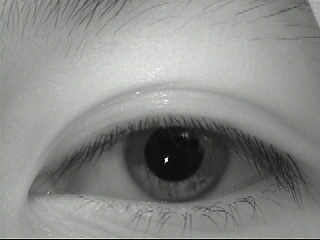
#> input picture modules/iris/Br.bmp, 320 x 240 px
$ jupyter execute --allow-errors iris.ipynb   (shell and % lines are left out)   (older library calls are emulated)
#> lines starting #> are read from the running program, lines starting #| are printed output that depends on the picture; after the words box and inside, x2 and y2 are one past the last pixel; in counts of white or black regions, pixels touching at a corner belong together
[cell 1]
import zipfile
import os
import shutil

# Đường dẫn file zip
zip_path = "iris.zip"

# Thư mục tạm để giải nén
temp_extract = "iris_temp_extract"

# Thư mục đích
target_dir = "mong mat"

# Bước 1: Giải nén file zip vào thư mục tạm
#> (the rest of this cell did not finish here and is left out)

[cell 2]
import cv2
import os
import matplotlib.pyplot as plt

# ==== CÀI ĐẶT ====
dataset_dir = "mong mat"        # thư mục chứa dataset
query_image_path = "Br.bmp"  # ảnh truy vấn (.bmp)
match_threshold = 10            # ngưỡng điểm ảnh trùng tối thiểu để coi là "giống"

# ==== ĐỌC ẢNH TRUY VẤN ====
query_img = cv2.imread(query_image_path, cv2.IMREAD_GRAYSCALE)
if query_img is None:
    raise FileNotFoundError(f"⚠️ Không tìm thấy ảnh '{query_image_path}'. Hãy đặt ảnh .bmp cạnh notebook.")

# ==== KHỞI TẠO SIFT ====
sift = cv2.SIFT_create()

# ==== TRÍCH XUẤT ĐẶC TRƯNG ẢNH TRUY VẤN ====
kp1, des1 = sift.detectAndCompute(query_img, None)
#> kp1 = 46 keypoints; strongest (x, y, size): (166, 160, 2.5), (66, 172, 33.2), (274, 165, 30.3), (164, 105, 20.2)
print(f"📸 Ảnh truy vấn: {query_image_path}")
print(f"   → Số điểm đặc trưng (keypoints): {len(kp1)}\n")
#|    → Số điểm đặc trưng (keypoints): 46

# ==== KHỞI TẠO BFMatcher ====
bf = cv2.BFMatcher()

best_match_name = None
best_match_count = 0
best_good_matches = []
best_img = None
best_kp2 = None

# ==== DUYỆT CÁC ẢNH .bmp TRONG DATASET ====
for filename in os.listdir(dataset_dir):
    if not filename.lower().endswith(".bmp"):
        continue

    path = os.path.join(dataset_dir, filename)
    img = cv2.imread(path, cv2.IMREAD_GRAYSCALE)
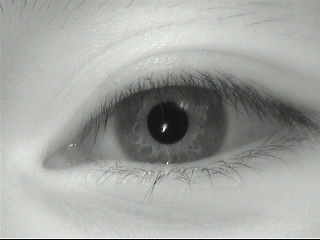
#> input picture modules/iris/mong mat/Duong Ngo Nhat Minh left. (1).bmp, 320 x 240 px
    if img is None:
        continue

    # Trích đặc trưng
    kp2, des2 = sift.detectAndCompute(img, None)
#> kp2 = 41 keypoints; strongest (x, y, size): (168, 118, 67.5), (78, 146, 28.5), (80, 180, 21.2), (108, 140, 12.9)
    if des2 is None:
        print(f"⚠️ Ảnh {filename} không có đặc trưng SIFT, bỏ qua.")
        continue

    # So khớp
    matches = bf.knnMatch(des1, des2, k=2)
#> matches = 46 matches
    good = [m for m, n in matches if m.distance < 0.75 * n.distance]
#> good = 6 matches

    # In thông tin từng ảnh
    print(f"🖼️ Ảnh so khớp: {filename}")
    print(f"   → Keypoints trong ảnh dataset: {len(kp2)}")
#|    → Keypoints trong ảnh dataset: 41
    print(f"   → Số điểm trùng (good matches): {len(good)}\n")
#|    → Số điểm trùng (good matches): 6

    # Cập nhật nếu tốt nhất
    if len(good) > best_match_count:
        best_match_count = len(good)
#> best_match_count = 6
        best_match_name = filename
        best_good_matches = good
#> best_good_matches = 6 matches
        best_img = img
        best_kp2 = kp2
#> best_kp2 has the same summary as kp2

# ==== KẾT QUẢ ====
if best_match_name:
    print("🔍 Tổng kết:")
    print(f"   → Ảnh giống nhất: {best_match_name}")
    print(f"   → Số điểm trùng cao nhất: {best_match_count}")
#|    → Số điểm trùng cao nhất: 6

    if best_match_count >= match_threshold:
        print(f"✅ Hai ảnh được coi là **GIỐNG NHAU** (≥ {match_threshold} điểm trùng)")

        # Hiển thị kết quả
        result = cv2.drawMatches(
            query_img, kp1,
            best_img, best_kp2,
            best_good_matches, None,
            flags=cv2.DrawMatchesFlags_NOT_DRAW_SINGLE_POINTS
        )
        plt.figure(figsize=(12, 6))
        plt.imshow(result[..., ::-1])
        plt.title(f"Giống nhất: {best_match_name} ({best_match_count} matches)")
        plt.axis("off")
        plt.show()
    else:
        print(f"❌ Hai ảnh được coi là **KHÁC NHAU** (< {match_threshold} điểm trùng)")
else:
    print("❌ Không tìm thấy ảnh nào trùng đặc trưng đủ tốt.")

[cell 3]
import cv2
import numpy as np
import os
from scipy import ndimage
import matplotlib.pyplot as plt

# === ĐƯỜNG DẪN ===
dataset_dir = "mong mat"
query_image_path = "Dr.bmp"

# === CÁC THAM SỐ CÓ THỂ TINH CHỈNH ===

# --- Tham số xóa đốm sáng ---
REFLECTION_THRESH = 230
# --- Tham số tìm Pupil (Threshold + Contour) ---

# SỬA LỖI: Tăng ngưỡng pupil để bắt được tròng đen "xám"
PUPIL_THRESH = 85 # Tăng từ 60 -> 85
PUPIL_MIN_AREA = 800 # Diện tích contour tối thiểu
PUPIL_MAX_AREA = 18000 # Diện tích contour tối đa

# --- Tham số tìm Iris (Multi-Canny Scan) ---
# Một danh sách các cặp ngưỡng Canny để thử. Sẽ chọn kết quả tốt nhất.
CANNY_THRESHOLDS = [
    (30, 80),  # Mặc định
    (20, 60),  # Dành cho ảnh mờ hơn
    (40, 100), # Dành cho ảnh rõ nét hơn
    (50, 120), # Dành cho ảnh rất rõ
]
IRIS_RADIUS_MIN_OFFSET = 20  # Bán kính iris nhỏ nhất so với pupil

# SỬA LỖI: Mở rộng dải quét mống mắt
IRIS_RADIUS_MAX_OFFSET = 110 # Tăng từ 80 -> 110

IRIS_RADIUS_STEP = 1         # Bước nhảy khi quét
IRIS_SCAN_POINTS = 360       # Số điểm quét trên mỗi vòng tròn (tăng để chính xác hơn)
IRIS_CONTOUR_VOTE_RANGE = 3  # Phạm vi pixel xung quanh đường quét để tính vote

# --- Tham số Gabor & So khớp ---
NORM_RADIALS = 64
NORM_ANGLES = 512
HAMMING_MATCH_THRESHOLD = 0.45 # Ngưỡng Hamming (có thể nới lỏng nhẹ nếu cần)

# === HẾT THAM SỐ ===


# === HÀM XỬ LÝ CHÍNH ===

def remove_specular_reflections(img_gray):
    """
    Xóa đốm sáng bằng inpainting và làm mờ cục bộ.
    """
    img_blur = cv2.medianBlur(img_gray, 5)
    _, mask = cv2.threshold(img_blur, REFLECTION_THRESH, 255, cv2.THRESH_BINARY)
    mask = cv2.dilate(mask, np.ones((5, 5), np.uint8), iterations=2)
    img_inpainted = cv2.inpaint(img_gray, mask, inpaintRadius=5, flags=cv2.INPAINT_TELEA)
    img_final = cv2.bilateralFilter(img_inpainted, 9, 75, 75)
    return img_final


def detect_iris_boundaries(img):
    """
    Robust detection:
    - Try HoughCircles for pupil; fallback to contour.
    - Try HoughCircles for iris; fallback to multi-canny voting with small allowed center shift.
    Returns:
      pupil_out = (x_pupil, y_pupil, r_pupil)
      iris_out  = (x_iris,  y_iris,  r_iris)
    """
    if len(img.shape) > 2:
        img_gray = cv2.cvtColor(img, cv2.COLOR_BGR2GRAY)
    else:
        img_gray = img.copy()
    h, w = img_gray.shape

    # Pre-clean reflections for robustness
    img_clean = remove_specular_reflections(img_gray)

    # --- Try HoughCircles for pupil (preferred) ---
    pupil_found = False
    cx = w // 2; cy = h // 2; r_pupil = 40.0

    img_blur = cv2.GaussianBlur(img_clean, (7, 7), 2)

    minR = max(6, int(min(h, w) * 0.02))
    maxR = max(20, int(min(h, w) * 0.18))
    try:
        circles = cv2.HoughCircles(img_blur, cv2.HOUGH_GRADIENT, dp=1.5, minDist=20,
                                   param1=80, param2=28, minRadius=minR, maxRadius=maxR)
    except Exception:
        circles = None

    if circles is not None and len(circles[0]) > 0:
        # select the darkest circle (low mean intensity inside)
        best = None; best_mean = 1e9
        for c in circles[0]:
            x, y, r = c
            xi, yi, ri = int(round(x)), int(round(y)), max(1, int(round(r)))
            mask = np.zeros_like(img_gray, dtype=np.uint8)
            cv2.circle(mask, (xi, yi), max(2, ri//2), 255, -1)
            mean = cv2.mean(img_gray, mask=mask)[0]
            if mean < best_mean:
                best_mean = mean; best = (x, y, r)
        if best is not None:
            cx, cy, r_pupil = float(best[0]), float(best[1]), float(best[2])
            pupil_found = True

    # --- Fallback: contour-based pupil detection ---
    if not pupil_found:
        img_pupil_blur = cv2.medianBlur(img_clean, 5)
        _, thresh = cv2.threshold(img_pupil_blur, PUPIL_THRESH, 255, cv2.THRESH_BINARY_INV)
        kernel = np.ones((5,5), np.uint8)
        thresh = cv2.morphologyEx(thresh, cv2.MORPH_CLOSE, kernel, iterations=2)
        contours, _ = cv2.findContours(thresh, cv2.RETR_EXTERNAL, cv2.CHAIN_APPROX_SIMPLE)
        best_contour = None; max_area = 0
        for c in contours:
            area = cv2.contourArea(c)
            if PUPIL_MIN_AREA < area < PUPIL_MAX_AREA and area > max_area:
                max_area = area; best_contour = c
        if best_contour is not None:
            (x, y), r = cv2.minEnclosingCircle(best_contour)
            cx, cy, r_pupil = float(x), float(y), float(r)
        else:
            # final fallback center
            cx, cy, r_pupil = float(w//2), float(h//2), 40.0
            print(f"⚠️ Fallback pupil for {query_image_path}: center {(cx,cy)}, r {r_pupil}")

    # --- Iris search: try HoughCircles first ---
    r_min = int(r_pupil + IRIS_RADIUS_MIN_OFFSET)
    r_max = int(min(min(w, h) // 2 - 5, r_pupil + IRIS_RADIUS_MAX_OFFSET))
    if r_min >= r_max:
        r_min = int(r_pupil + 20)
        r_max = int(r_pupil + 80)
    iris_found = False
    iris_r = r_min + 40
    try:
        img_iris_blur = cv2.GaussianBlur(img_clean, (9,9), 3)
        circles_iris = cv2.HoughCircles(img_iris_blur, cv2.HOUGH_GRADIENT, dp=1.2, minDist=50,
                                        param1=80, param2=30, minRadius=max(10, r_min),
                                        maxRadius=min(int(r_max), int(min(w,h)//2 - 5)))
    except Exception:
        circles_iris = None

    if circles_iris is not None and len(circles_iris[0]) > 0:
        # pick the circle closest to pupil center
        best_irc = None; best_d = 1e9
        for cc in circles_iris[0]:
            ix, iy, ir = cc
            d = np.hypot(ix - cx, iy - cy)
            if d < best_d:
                best_d = d; best_irc = (ix, iy, ir)
        if best_irc is not None:
            iris_r = float(best_irc[2])
            # allow separate center for iris if Hough suggests it (use its center)
            iris_cx = float(best_irc[0]); iris_cy = float(best_irc[1])
            iris_found = True
        else:
            iris_cx, iris_cy = cx, cy
    else:
        iris_cx, iris_cy = cx, cy

    # --- If iris Hough failed, perform multi-canny voting (with small center shift) ---
    if not iris_found:
        edges_comb = np.zeros_like(img_gray)
        for low, high in CANNY_THRESHOLDS:
            e = cv2.Canny(cv2.GaussianBlur(img_clean, (5,5), 1), low, high)
            edges_comb = cv2.bitwise_or(edges_comb, e)

        best_votes = -1
        best_r = max(r_min, int(r_pupil + IRIS_RADIUS_MIN_OFFSET))
        best_center = (cx, cy)

        # precompute angles
        angles = np.linspace(0, 2*np.pi, max(180, IRIS_SCAN_POINTS), endpoint=False)
        cos_t = np.cos(angles); sin_t = np.sin(angles)

        # allow small center shift window (reduces chance of always using pupil center)
        center_window = range(-6, 7, 2)  # -6,-4,-2,0,2,4,6

        for r in range(r_min, r_max, max(1, IRIS_RADIUS_STEP)):
            # sample points for each candidate center
            for dx in center_window:
                for dy in center_window:
                    cx_cand = cx + dx
                    cy_cand = cy + dy
                    xs = np.clip((cx_cand + r * cos_t).astype(np.int32), 0, w-1)
                    ys = np.clip((cy_cand + r * sin_t).astype(np.int32), 0, h-1)
                    votes = np.sum(edges_comb[ys, xs] > 0)
                    if votes > best_votes:
                        best_votes = votes
                        best_r = r
                        best_center = (cx_cand, cy_cand)

        iris_r = float(best_r)
        iris_cx, iris_cy = float(best_center[0]), float(best_center[1])

    # Post checks
    if iris_r <= r_pupil + 10:
        iris_r = float(r_pupil + 40.0)
    if iris_r > min(w,h)//2:
        iris_r = float(min(w,h)//2 - 5)

    pupil_out = (int(round(cx)), int(round(cy)), int(round(r_pupil)))
    iris_out = (int(round(iris_cx)), int(round(iris_cy)), int(round(iris_r)))
    return pupil_out, iris_out


def normalize_iris(img, pupil, iris, radials=NORM_RADIALS, angles=NORM_ANGLES):
    """
    Fast normalization using cv2.remap (rubber-sheet model).
    Returns polar image shape: (radials, angles)
    """
    if len(img.shape) > 2:
        img_gray = cv2.cvtColor(img, cv2.COLOR_BGR2GRAY)
    else:
        img_gray = img.copy()

    x_pupil, y_pupil, r_pupil = pupil
    x_iris, y_iris, r_iris = iris

    # Ensure iris radius > pupil radius
    if r_iris <= r_pupil + 2:
        r_iris = r_pupil + max(5, int(r_pupil * 0.6))

    # Create theta and normalized radii
    theta = np.linspace(0, 2*np.pi, angles, endpoint=False)
    r_norm = np.linspace(0, 1, radials)

    # Precompute cos/sin
    cos_t = np.cos(theta)[None, :]  # shape (1, angles)
    sin_t = np.sin(theta)[None, :]

    # radius_map (radials, 1)
    radius_map = (r_pupil + r_norm[:, None] * (r_iris - r_pupil))  # (radials,1)

    # Compute X,Y coordinate maps (radials, angles)
    # Map relative to pupil center (Daugman style). If you prefer iris center, swap x_pupil,y_pupil -> x_iris,y_iris.
    X = x_pupil + radius_map * cos_t
    Y = y_pupil + radius_map * sin_t

    # Clip and convert to float32 for remap
    X = np.clip(X, 0, img_gray.shape[1] - 1).astype(np.float32)
    Y = np.clip(Y, 0, img_gray.shape[0] - 1).astype(np.float32)

    # cv2.remap expects map_x (cols) and map_y (rows)
    polar = cv2.remap(img_gray, X, Y, interpolation=cv2.INTER_LINEAR, borderMode=cv2.BORDER_CONSTANT, borderValue=0)
    # polar shape: (radials, angles)
    return polar


def gabor_encode(polar):
    polar_float = polar.astype(np.float32)
    kernel = cv2.getGaborKernel((21, 21), 4.0, np.pi / 4, 10.0, 0.5, 0, ktype=cv2.CV_32F)
    filtered = cv2.filter2D(polar_float, cv2.CV_32F, kernel)
    code = (filtered > np.mean(filtered)).astype(np.uint8)
    return code

def hamming_distance(code1, code2):
    if code1.shape != code2.shape:
        print(f"Lỗi: Kích thước mã Gabor không khớp! {code1.shape} vs {code2.shape}")
        return 1.0, 0
    total_bits = code1.size
    diff = np.sum(code1 != code2)
    return diff / total_bits, total_bits - diff

def draw_boundaries(img_in, pupil, iris):
    """
    Vẽ pupil (xanh lá), iris (đỏ) với tâm tương ứng.
    Nếu pupil center khác iris center sẽ hiển thị rõ sự khác biệt.
    """
    draw = img_in.copy()
    # convert centers to ints
    px, py, pr = int(pupil[0]), int(pupil[1]), int(pupil[2])
    ix, iy, ir = int(iris[0]), int(iris[1]), int(iris[2])

    cv2.circle(draw, (px, py), pr, (0, 255, 0), 2)   # pupil green
    cv2.circle(draw, (ix, iy), ir, (0, 0, 255), 2)   # iris red
    # draw different markers for centers
    cv2.drawMarker(draw, (px, py), (0, 255, 0), cv2.MARKER_CROSS, 12, 2)
    cv2.drawMarker(draw, (ix, iy), (255, 0, 0), cv2.MARKER_TILTED_CROSS, 12, 2)
    return draw[..., ::-1]  # BGR -> RGB for matplotlib


# === HÀM CHẠY CHÍNH (MAIN EXECUTION) ===
def main():
    print(f"Đang tải ảnh truy vấn: {query_image_path}...")
    query_img = cv2.imread(query_image_path)
    if query_img is None:
        raise FileNotFoundError(f"Không tìm thấy ảnh truy vấn: {query_image_path}")

    try:
        pupil_q, iris_q = detect_iris_boundaries(query_img)
        normalized_query = normalize_iris(query_img, pupil_q, iris_q)
        code_query = gabor_encode(normalized_query)
        print("✅ Đã xử lý ảnh truy vấn.")
    except Exception as e:
        print(f"❌ Lỗi khi xử lý ảnh truy vấn ({query_image_path}): {e}")
        return

    print(f"\nĐang quét thư mục dataset: {dataset_dir}...")
    best_file = None
    best_img = None
    best_dist = 1.0

    for file in os.listdir(dataset_dir):
        if file.lower().endswith((".bmp", ".jpg", ".png")):
            path = os.path.join(dataset_dir, file)
            if os.path.basename(path) == os.path.basename(query_image_path):
                continue
            img = cv2.imread(path)
            if img is None:
                print(f"⚠️ Bỏ qua: Không thể đọc file {file}")
                continue
            try:
                pupil, iris = detect_iris_boundaries(img)
                normalized = normalize_iris(img, pupil, iris)
                code_dataset = gabor_encode(normalized)

                dist, same_pixels = hamming_distance(code_query, code_dataset)
                total_pixels = code_query.size
                same_ratio = (same_pixels / total_pixels) if total_pixels > 0 else 0

                print(f"\n🖼️  Ảnh: {file}")
                print(f"   ➤ Khoảng cách Hamming: {dist:.4f}")
                print(f"   ➤ Tỉ lệ khớp: {same_ratio * 100:.2f}%")

                if dist < best_dist:
                    best_dist = dist
                    best_file = file
                    best_img = img

            except Exception as e:
                print(f"⚠️ Lỗi khi xử lý file {file}: {e}. Bỏ qua...")

    print("\n" + "="*30)
    print("===== 🔍 KẾT QUẢ NHẬN DẠNG =====")
    print("="*30)

    if best_img is None:
        print("❌ Không tìm thấy ảnh nào trong dataset để so sánh.")
    elif best_dist > HAMMING_MATCH_THRESHOLD:
        print(f"❌ KHÔNG TÌM THẤY ẢNH KHỚP.")
        print(f"   (Ảnh gần nhất là '{best_file}' với khoảng cách {best_dist:.4f})")
    else:
        print(f"✅ ẢNH GIỐNG NHẤT: {best_file}")
        print(f"   ➤ Khoảng cách Hamming: {best_dist:.4f}")

        img_q_draw = draw_boundaries(query_img, pupil_q, iris_q)

        pupil_b, iris_b = detect_iris_boundaries(best_img)
        img_b_draw = draw_boundaries(best_img, pupil_b, iris_b)

        plt.figure(figsize=(13, 6))

        plt.subplot(1, 2, 1)
        plt.imshow(img_q_draw)
        plt.title(f"Ảnh truy vấn ({os.path.basename(query_image_path)})")
        plt.xlabel(f"Pupil: {pupil_q}\nIris: {iris_q}")
        plt.axis("off")

        plt.subplot(1, 2, 2)
        plt.imshow(img_b_draw)
        plt.title(f"Giống nhất: {best_file} (Dist: {best_dist:.4f})")
        plt.xlabel(f"Pupil: {pupil_b}\nIris: {iris_b}")
        plt.axis("off")

        plt.tight_layout()
        plt.show()

# Chạy chương trình
if __name__ == "__main__":
    main()
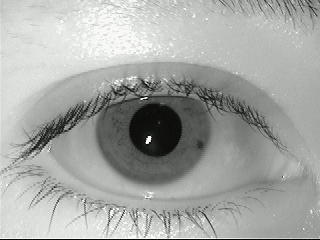
#> input picture modules/iris/Dr.bmp, 320 x 240 px
#> in main, query_img is the input picture: shape (240, 320, 3); mean B, G, R 164.1, 167.7, 165.3
#> in detect_iris_boundaries, `circles = cv2.HoughCircles(img_blur, cv2.HOUGH_GRADIENT, dp=1.5, minDi..`: circles = [[155.2, 129.8, 27], [66.75, 159.8, 38.85], [54.75, 101.2, 31.8]]
#> the loop in detect_iris_boundaries, `for c in circles[0]:` made 3 passes
#> (x, y, r, xi, yi, ri, mean, best_mean) on pass 1: (155.2, 129.8, 27, 155, 130, 27, 27.97, 27.97)
#> after the loop in detect_iris_boundaries, `for c in circles[0]:`:
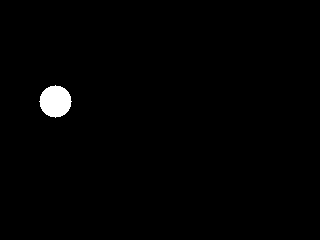
#> mask: shape (240, 320); 1% white; 1 white region, box (x1, y1, x2, y2) and area: (39, 85, 72, 118) 797
#> after the loop in detect_iris_boundaries, `for c in circles[0]:`: best_mean = 27.97
#> in detect_iris_boundaries, `cx, cy, r_pupil = float(best[0]), float(best[1]), float(best[2])`: cx = 155.2; cy = 129.8; r_pupil = 27
#> in detect_iris_boundaries, `r_min = int(r_pupil + IRIS_RADIUS_MIN_OFFSET)`: r_min = 47
#> in detect_iris_boundaries, `r_max = int(min(min(w, h) // 2 - 5, r_pupil + IRIS_RADIUS_MAX_OFFSET))`: r_max = 115
#> in detect_iris_boundaries, `iris_r = r_min + 40`: iris_r = 87
#> in detect_iris_boundaries, `circles_iris = cv2.HoughCircles(img_iris_blur, cv2.HOUGH_GRADIENT, dp=..`: circles_iris = [[151.8, 126.6, 58.52]]
#> the loop in detect_iris_boundaries, `for cc in circles_iris[0]:` made 1 pass
#> (ix, iy, ir, d, best_d) on pass 1: (151.8, 126.6, 58.52, 4.67, 4.67)
#> after the loop in detect_iris_boundaries, `for cc in circles_iris[0]:`: best_d = 4.67
#> in detect_iris_boundaries, `iris_r = float(best_irc[2])`: iris_r = 58.52
#> in detect_iris_boundaries, `iris_cx = float(best_irc[0])`: iris_cx = 151.8
#> in detect_iris_boundaries, `iris_cy = float(best_irc[1])`: iris_cy = 126.6
#> in detect_iris_boundaries, `pupil_out = (int(round(cx)), int(round(cy)), int(round(r_pupil)))`: pupil_out = (155, 130, 27)
#> in detect_iris_boundaries, `iris_out = (int(round(iris_cx)), int(round(iris_cy)), int(round(iris_r..`: iris_out = (152, 127, 59)
#> in main, `pupil_q, iris_q = detect_iris_boundaries(query_img)`: pupil_q = (155, 130, 27); iris_q = (152, 127, 59)
#> in normalize_iris, `x_pupil, y_pupil, r_pupil = pupil`: x_pupil = 155; y_pupil = 130; r_pupil = 27
#> in normalize_iris, `x_iris, y_iris, r_iris = iris`: x_iris = 152; y_iris = 127; r_iris = 59
#> in normalize_iris, `radius_map = (r_pupil + r_norm[:, None] * (r_iris - r_pupil))`: radius_map = 64 values from 27 to 59
#> in normalize_iris, `X = x_pupil + radius_map * cos_t`:
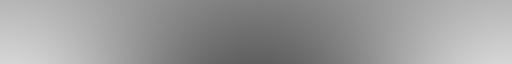
#> X: shape (64, 512) float64; min 96, max 214, mean 155
#> in normalize_iris, `Y = y_pupil + radius_map * sin_t`:
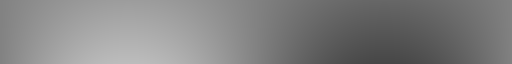
#> Y: shape (64, 512) float64; min 71, max 189, mean 130
#> in normalize_iris, `polar = cv2.remap(img_gray, X, Y, interpolation=cv2.INTER_LINEAR, bord..`:
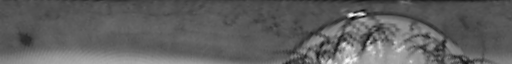
#> polar: shape (64, 512); min 6, max 247, mean 95.6
#> in gabor_encode, `filtered = cv2.filter2D(polar_float, cv2.CV_32F, kernel)`:
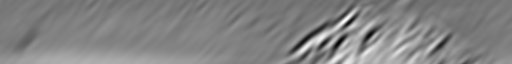
#> filtered: shape (64, 512) float32; min -1213.8, max 3493, mean 1212; drawn with min black and max white
#> in gabor_encode, `code = (filtered > np.mean(filtered)).astype(np.uint8)`:
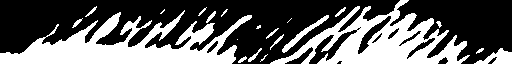
#> code: shape (64, 512); values 0 (black) and 1 (white), 37.7% white; 21 white regions (6 under 20 px), largest, box (x1, y1, x2, y2) and area: (0, 10, 252, 64) 6178, (270, 0, 470, 64) 5143, (474, 48, 512, 64) 318
#> in main, img is the input picture: shape (240, 320, 3); mean B, G, R 161.4, 165, 162.6
#> in detect_iris_boundaries (call 2), `circles = cv2.HoughCircles(img_blur, cv2.HOUGH_GRADIENT, dp=1.5, minDi..`: circles = [[167.2, 122.2, 21.6]]
#> the loop in detect_iris_boundaries (call 2), `for c in circles[0]:` made 1 pass
#> (x, y, r, xi, yi, ri, mean, best_mean) on pass 1: (167.2, 122.2, 21.6, 167, 122, 22, 35.36, 35.36)
#> after the loop in detect_iris_boundaries (call 2), `for c in circles[0]:`:
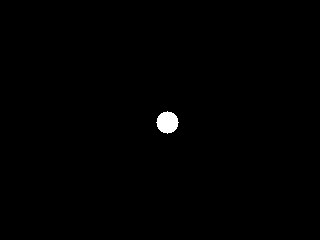
#> mask: shape (240, 320); 0.49% white; 1 white region, box (x1, y1, x2, y2) and area: (156, 111, 179, 134) 377
#> after the loop in detect_iris_boundaries (call 2), `for c in circles[0]:`: best_mean = 35.36
#> in detect_iris_boundaries (call 2), `cx, cy, r_pupil = float(best[0]), float(best[1]), float(best[2])`: cx = 167.2; cy = 122.2; r_pupil = 21.6
#> in detect_iris_boundaries (call 2), `r_min = int(r_pupil + IRIS_RADIUS_MIN_OFFSET)`: r_min = 41
#> in detect_iris_boundaries (call 2), `iris_r = r_min + 40`: iris_r = 81
#> in detect_iris_boundaries (call 2), `img_iris_blur = cv2.GaussianBlur(img_clean, (9,9), 3)`:
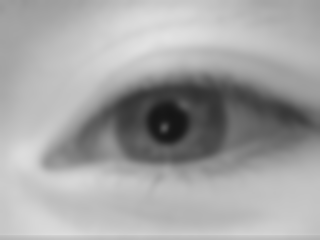
#> img_iris_blur: shape (240, 320); min 21, max 226, mean 164.2
#> in detect_iris_boundaries (call 2), `circles_iris = cv2.HoughCircles(img_iris_blur, cv2.HOUGH_GRADIENT, dp=..`: circles_iris = None
#> in detect_iris_boundaries (call 2), `iris_cx, iris_cy = cx, cy`: iris_cx = 167.2; iris_cy = 122.2
#> (the rest of the program and of its run is left out)
